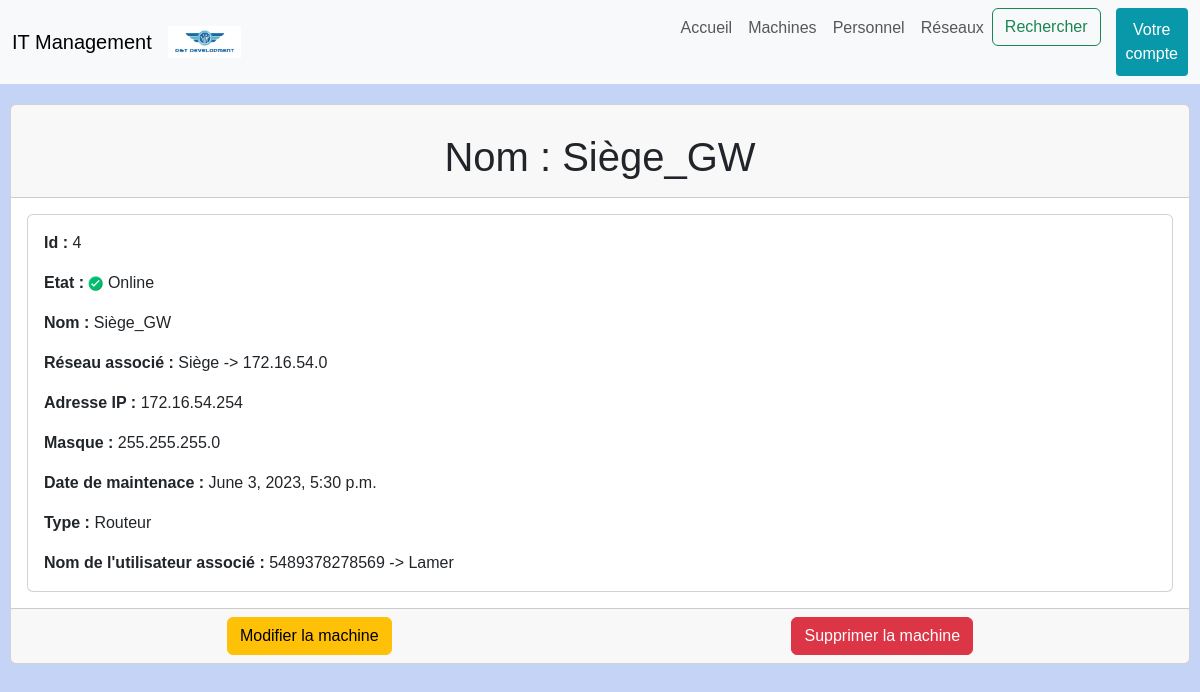
Page /machine/4 on the committed database.
### projetApp/models.py (models this page shows, shortened)
class Machine(models.Model):
	TYPE = {
		('PC', ('PC - Windows')),
		('Mac', ('Mac - MacOS')),
		('Serveur', ('Serveur')),
		('Switch', ('Switch')),
		('Routeur', ('Routeur')),
	}
	ETAT = {
		('Online', ('Online')),
		('Offline', ('Offline')),
	}
	id = models.AutoField(		#l'id est créée automatiquement est inchangeable et est unique
			primary_key =  True,
			editable = False,
			unique = True)
	nom = models.CharField(
		max_length = 15)
	adresse_ip = models.CharField(max_length=15, validators=[validate_ipv4_address], blank=True)
	masque = models.CharField(max_length= 15, validators=[validate_ipv4_address], blank=True)
	reseau_assoc = models.ForeignKey(Reseau, on_delete=models.CASCADE)		#fk qui permet un lien avec un réseau
	personnel_assoc = models.ForeignKey('Personnel', on_delete=models.CASCADE)		#fk qui permet un lien vers un personnel
	maintenance_date = models.DateTimeField(default=timezone.now)		#défini la date de maintenance, par défault la date à l'instant ou la modif est faite
	mach = models.CharField(max_length = 32, choices = TYPE, default = 'PC')
	etat = models.CharField(max_length = 32, choices = ETAT, default = 'Offline')

class Reseau(models.Model):
	id = models.AutoField(		#l'id est créée automatiquement est inchangeable et est unique
		primary_key = True,
		editable = False,
		unique = True,
	)
	nom = models.CharField(max_length= 32, unique=True)
	adresse_ip = models.CharField(max_length=15, validators=[validate_ipv4_address])		#le validator permet de vérifier qu'il s'agit d'une adresse ipv4 valide
	masque = models.CharField(max_length= 15, validators=[validate_ipv4_address])
	def __str__(self):
		return str(self.nom) + " -> " + self.adresse_ip

class Personnel(models.Model):
	id = models.PositiveIntegerField(		#l'id est saisi manuellement est changeable et est unique
		primary_key = True,
		editable = True,
		validators=[MinValueValidator(1000000000000) , MaxValueValidator(9999999999999)], #ces valeurs répresentent la forme du num de sécurité sociale
		unique = True,
	)
	nom = models.CharField(
		max_length = 30
	)
	prenom = models.CharField(
		max_length = 30
	)
	mail = models.EmailField(blank = True) # permet la creation d'email automatiquement sous la bonne forme
	def __str__(self):
		return str(self.id) + " -> " + self.nom

### projetApp/views.py (the view)
# urls.py: path('machine/<pk>', views.machine_detail_view, name='detail_machine'),
def machine_detail_view(request, pk):
    machine = get_object_or_404(Machine, id = pk)
    return render(request, 'templates/html/detail_machine.html', {'machine': machine})

### projetApp/templates/html/detail_machine.html (shortened to what this page needs)
{% extends "index.html" %}
{% block content %}
    <div class="card">
        <div class="card-header">
            <h1 class="card-title">Nom : {{ machine.nom }}</h1>
        </div>
        <div class="card-body">
            <div class="card">
                <div class="card-body">
                    <p class="card-text"><strong>Id : </strong>{{ machine.id }}</p>
                    <p class="card-text"><strong>Etat : </strong>
                    {% if machine.etat == 'Online' %}
                    {% load static %}
                    <td><img src="{% static 'images/bouton_vert.png' %}" width="15px" height="15px">
                        {{ machine.etat }}</td>
                    {% else %}
                    <td><img src="{% static 'images/bouton_rouge.png' %}" width="15px" height="15px">
                        {{ machine.etat }}</td>
                    {% endif %}
                    </p>
                    <p class="card-text"><strong>Nom : </strong> {{ machine.nom }}</p>
                    <p class="card-text"><strong>Réseau associé : </strong>{{ machine.reseau_assoc }}</p>
                    <p class="card-text"><strong>Adresse IP : </strong>{{ machine.adresse_ip }}</p>
                    <p class="card-text"><strong>Masque : </strong>{{ machine.masque }}</p>
                    <p class="card-text"><strong>Date de maintenace : </strong>{{ machine.maintenance_date }}</p>
                    <p class="card-text"><strong>Type : </strong>{{ machine.mach }}</p>
                    <p class="card-text"><strong>Nom de l'utilisateur associé : </strong>{{ machine.personnel_assoc }}</p>
                </div>
            </div>
        </div>
        <div class="card-footer">
            <div class="li_button">
                <a href="{% url 'modifier_machine' machine.id %}"><button class="btn btn-warning">Modifier la machine</button></a>
                <a href="{% url 'supprimer_machine' machine.id %}"><button class="btn btn-danger">Supprimer la machine</button></a>
            </div>
        </div>
    </div>
{% endblock %}

### projetApp/static/css/style.css (style rules this page uses)
body { background-color: #c4d3f6; font-family: 'Arial', sans-serif; }
body h1 { text-align: center; padding-top: 20px; }
.li_button { display: flex; align-items: flex-end; justify-content: space-around; }

### rows in the picture
Machine: nom "Siège_GW", id "4", etat "Online", reseau_assoc "Siège -> 172.16.54.0", adresse_ip "172.16.54.254", masque "255.255.255.0", maintenance_date "June 3, 2023, 5:30 p.m.", mach "Routeur", personnel_assoc "5489378278569 -> Lamer"
